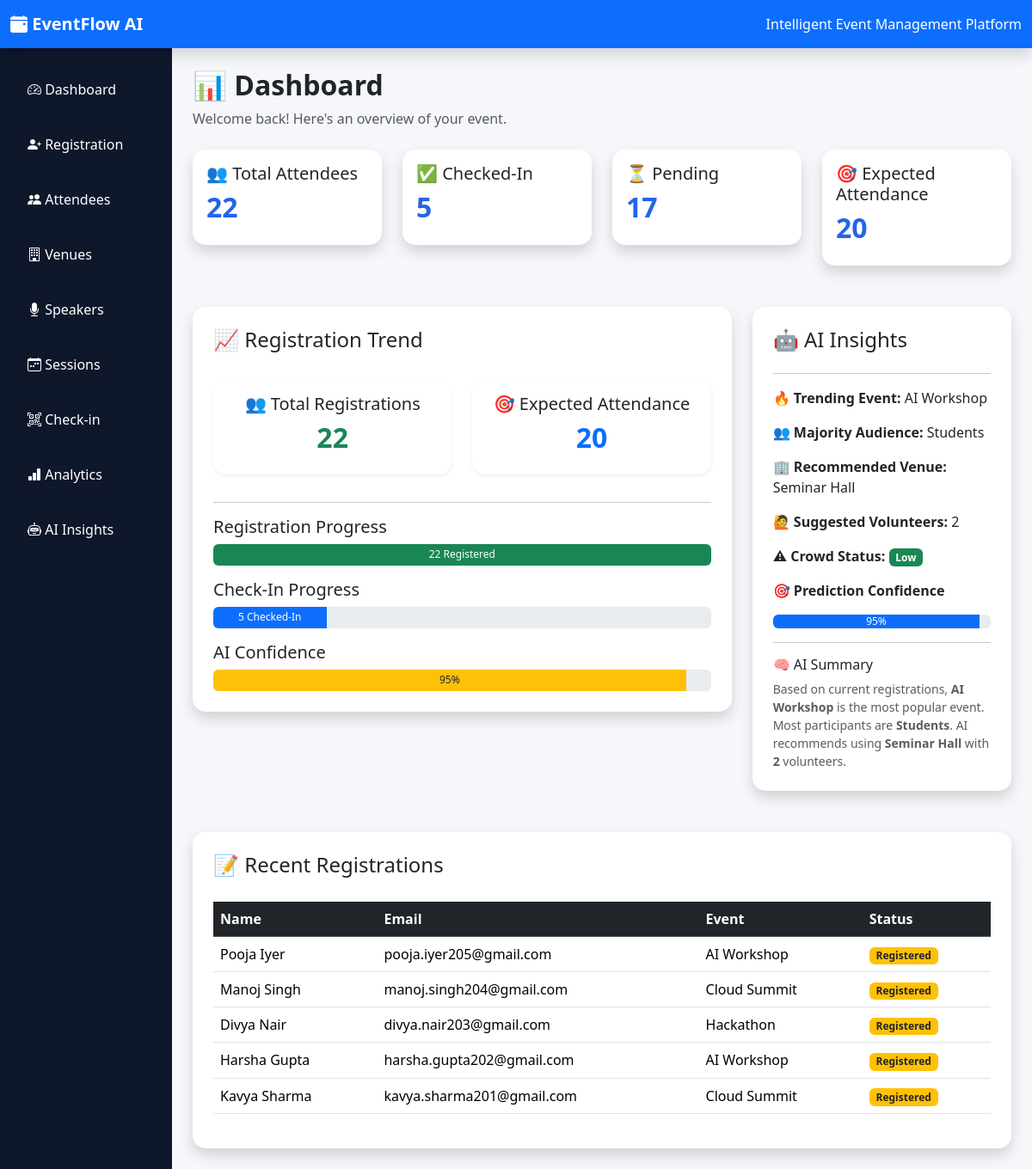
The page / on the database its author committed.
### models.py (models this page shows, shortened)
class Attendee(db.Model):
    id = db.Column(db.Integer, primary_key=True)
    name = db.Column(db.String(100), nullable=False)
    email = db.Column(db.String(100), unique=True)
    phone = db.Column(db.String(20))
    event = db.Column(db.String(100))
    category = db.Column(db.String(50))
    checkin = db.Column(db.Boolean, default=False)
    qr_code = db.Column(db.String(200))
    registration_id = db.Column(db.String(20), unique=True)
    checkin_time = db.Column(db.DateTime)

### app.py (the view)
@app.route("/")
def home():
    total_attendees = Attendee.query.count()
    checked_in = Attendee.query.filter_by(checkin=True).count()
    pending = total_attendees - checked_in
    expected_attendance = round(total_attendees * 0.90)
    students = Attendee.query.filter_by(category="Student").count()
    professionals = Attendee.query.filter_by(category="Professional").count()
    speakers = Attendee.query.filter_by(category="Speaker").count()
    ai = Attendee.query.filter_by(event="AI Workshop").count()
    hackathon = Attendee.query.filter_by(event="Hackathon").count()
    cloud = Attendee.query.filter_by(event="Cloud Summit").count()
    events = {
        "AI Workshop": ai,
        "Hackathon": hackathon,
        "Cloud Summit": cloud
    }
    trending_event = max(events, key=events.get)
    categories = {
        "Students": students,
        "Professionals": professionals,
        "Speakers": speakers
    }
    majority_category = max(categories, key=categories.get)
    if total_attendees <= 50:
        venue = "Seminar Hall"
    elif total_attendees <= 150:
        venue = "Conference Hall"
    else:
        venue = "Main Auditorium"
    volunteers = max(2, total_attendees // 25 + 1)
    if checked_in >= total_attendees * 0.8 and total_attendees > 0:
        crowd = "High"
    elif checked_in >= total_attendees * 0.5:
        crowd = "Moderate"
    else:
        crowd = "Low"
    confidence = min(95, 80 + total_attendees)
    recent_attendees = Attendee.query.order_by(Attendee.id.desc()).limit(5).all()
    return render_template(
        "index.html",
        total_attendees=total_attendees,
        checked_in=checked_in,
        pending=pending,
        expected_attendance=expected_attendance,
        trending_event=trending_event,
        majority_category=majority_category,
        venue=venue,
        volunteers=volunteers,
        crowd=crowd,
        confidence=confidence,
        recent_attendees=recent_attendees
    )

### templates/index.html (shortened to what this page needs)
{% extends "base.html" %}
{% block content %}
<h2 class="fw-bold">📊 Dashboard</h2>
<p class="text-muted">
Welcome back! Here's an overview of your event.
</p>
<div class="row mt-4">
    <div class="col-md-3">
        <div class="card shadow border-primary p-3">
            <h5>👥 Total Attendees</h5>
            <h2>{{ total_attendees }}</h2>
        </div>
    </div>
    <div class="col-md-3">
        <div class="card shadow border-success p-3">
            <h5>✅ Checked-In</h5>
            <h2>{{ checked_in }}</h2>
        </div>
    </div>
    <div class="col-md-3">
        <div class="card shadow border-warning p-3">
            <h5>⏳ Pending</h5>
            <h2>{{ pending }}</h2>
        </div>
    </div>
    <div class="col-md-3">
        <div class="card shadow border-info p-3">
            <h5>🎯 Expected Attendance</h5>
            <h2>{{ expected_attendance }}</h2>
        </div>
    </div>
</div>
<div class="row mt-5">
    <div class="col-md-8">
        <div class="card shadow p-4">
            <h4>📈 Registration Trend</h4>
            <div class="row mt-4">
    <div class="col-md-6 mb-3">
        <div class="card border-success shadow-sm">
            <div class="card-body text-center">
                <h5>👥 Total Registrations</h5>
                <h2 class="text-success">{{ total_attendees }}</h2>
            </div>
        </div>
    </div>
    <div class="col-md-6 mb-3">
        <div class="card border-primary shadow-sm">
            <div class="card-body text-center">
                <h5>🎯 Expected Attendance</h5>
                <h2 class="text-primary">{{ expected_attendance }}</h2>
            </div>
        </div>
    </div>
</div>
<hr>
<h5>Registration Progress</h5>
<div class="progress mb-3" style="height:25px;">
    <div class="progress-bar bg-success" style="width:100%;">
        {{ total_attendees }} Registered
    </div>
</div>
<h5>Check-In Progress</h5>
<div class="progress mb-3" style="height:25px;">
    <div class="progress-bar bg-primary"
         style="width:{{ (checked_in*100/total_attendees) if total_attendees else 0 }}%;">
        {{ checked_in }} Checked-In
    </div>
</div>
<h5>AI Confidence</h5>
<div class="progress" style="height:25px;">
    <div class="progress-bar bg-warning text-dark"
         style="width:{{ confidence }}%;">
        {{ confidence }}%
    </div>
</div>
        </div>
    </div>
    <div class="col-md-4">
        <div class="card shadow p-4">
            <h4>🤖 AI Insights</h4>
            <hr>
            <p>🔥 <b>Trending Event:</b> {{ trending_event }}</p>
            <p>👥 <b>Majority Audience:</b> {{ majority_category }}</p>
            <p>🏢 <b>Recommended Venue:</b> {{ venue }}</p>
            <p>🙋 <b>Suggested Volunteers:</b> {{ volunteers }}</p>
            <p>
                ⚠ <b>Crowd Status:</b>
                {% if crowd=="High" %}
                    <span class="badge bg-danger">{{ crowd }}</span>
                {% elif crowd=="Moderate" %}
                    <span class="badge bg-warning text-dark">{{ crowd }}</span>
                {% else %}
                    <span class="badge bg-success">{{ crowd }}</span>
                {% endif %}
            </p>
            <p>🎯 <b>Prediction Confidence</b></p>
            <div class="progress">
                <div
                    class="progress-bar bg-primary"
                    style="width:{{ confidence }}%">
                    {{ confidence }}%
                </div>
            </div>
            <hr>
            <h6>🧠 AI Summary</h6>
            <small class="text-muted">
                Based on current registrations,
                <b>{{ trending_event }}</b>
                is the most popular event.
                Most participants are
                <b>{{ majority_category }}</b>.
                AI recommends using
                <b>{{ venue }}</b>
                with
                <b>{{ volunteers }}</b>
                volunteers.
            </small>
        </div>
    </div>
</div>
<div class="row mt-5">
<div class="col-md-12">
<div class="card shadow p-4">
<h4>📝 Recent Registrations</h4>
<table class="table table-hover">
<thead class="table-dark">
<tr>
<th>Name</th>
<th>Email</th>
<th>Event</th>
<th>Status</th>
</tr>
</thead>
<tbody>
{% for attendee in recent_attendees %}
<tr>
<td>{{ attendee.name }}</td>
<td>{{ attendee.email }}</td>
<td>{{ attendee.event }}</td>
<td>
{% if attendee.checkin %}
<span class="badge bg-success">
Checked-In
</span>
{% else %}
<span class="badge bg-warning text-dark">
Registered
</span>
{% endif %}
</td>
</tr>
{% endfor %}
</tbody>
</table>
</div>
</div>
</div>
{% endblock %}

### static/qr/css/style.css (style rules this page uses)
body { background:#F5F7FB; }
.card { border:none; border-radius:15px; box-shadow:0 4px 10px rgba(0,0,0,0.1); }
.card h2 { font-weight:bold; color:#2563EB; }
.table { margin-top:20px; }

### rows shown on the page
Attendee: name "Pooja Iyer", email "pooja.iyer205@gmail.com", event "AI Workshop", checkin "Registered"
Attendee: name "Manoj Singh", email "manoj.singh204@gmail.com", event "Cloud Summit", checkin "Registered"
Attendee: name "Divya Nair", email "divya.nair203@gmail.com", event "Hackathon", checkin "Registered"
Attendee: name "Harsha Gupta", email "harsha.gupta202@gmail.com", event "AI Workshop", checkin "Registered"
Attendee: name "Kavya Sharma", email "kavya.sharma201@gmail.com", event "Cloud Summit", checkin "Registered"

### other values the page prints
{{ total_attendees }} "22"
{{ checked_in }} "5"
{{ pending }} "17"
{{ expected_attendance }} "20"
{{ confidence }} "95"
{{ trending_event }} "AI Workshop"
{{ majority_category }} "Students"
{{ venue }} "Seminar Hall"
{{ volunteers }} "2"
{{ crowd }} "Low"
